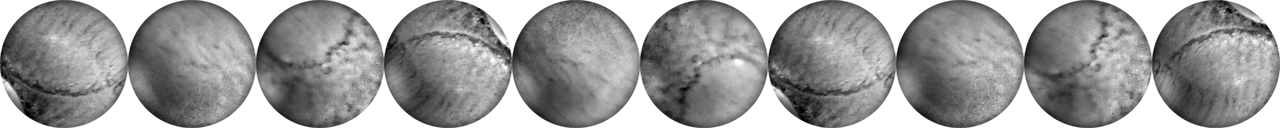
#> input picture web/img/beads.png, 1280 x 128 px
$ python bake_beads.py ../web/img/beads.png out.png out.png
#> lines starting #> are read from the running program, lines starting #| are printed output that depends on the picture; after the words box and inside, x2 and y2 are one past the last pixel; in counts of white or black regions, pixels touching at a corner belong together
"""Bakes the bead sprite sheet from the rosary photo: real wood grain and real lighting,
greyscale, one tile per bead variant. Usage: bake_beads.py photo.jpg out_sheet.png preview.png"""
import sys, math
import numpy as np
from PIL import Image
from scipy import ndimage as ndi
T=128; VARIANTS=10
src=np.asarray(Image.open(sys.argv[1]).convert('L')).astype(float)/255
def disc(cx,cy,r,size):
    """The square around a bead, resampled so the bead's radius r spans the tile."""
    ys,xs=np.mgrid[0:size,0:size]; u=(xs+0.5-size/2)/(size/2); v=(ys+0.5-size/2)/(size/2)
    return ndi.map_coordinates(src,[cy+v*r,cx+u*r],order=3,mode='nearest'),u,v
S=256
# Lighting: the broad light and shade across one whole bead, grain smoothed away.
light,u,v=disc(1845,900,97,S)
rr=np.hypot(u,v); inside=rr<=1
#> after `inside = rr <= 1`:
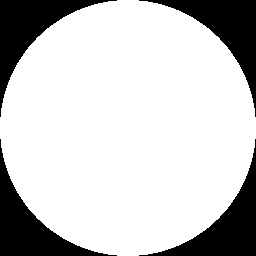
#> inside: shape (256, 256) bool; 78.5% white; 4 black regions, box (x1, y1, x2, y2) and area: (0, 0, 117, 117) 3517, (139, 0, 256, 117) 3517, (0, 139, 117, 256) 3517, (139, 139, 256, 256) 3517
w=(rr<0.93).astype(float)
#> w: shape (256, 256) float64; values 0 (black) and 1 (white), 67.9% white; 1 black region, box (x1, y1, x2, y2) and area: (0, 0, 256, 256) 21008
light=ndi.gaussian_filter(light*w,S*0.07)/np.maximum(ndi.gaussian_filter(w,S*0.07),1e-3)
light*=1-0.35*np.clip((rr-0.80)/0.20,0,1)**2          # the rim turns away from the light
# Grain: fine detail from the middles of three beads, free of their own lighting.
grains=[]
for cx,cy,r,keep in [(1845,900,97,0.86),(1567,498,86,0.84),(1378,625,90,0.74)]:
    g,_,_=disc(cx,cy,r*keep,S)
    low=ndi.gaussian_filter(g,S*0.06)
    grains.append(g/np.maximum(low,1e-3))
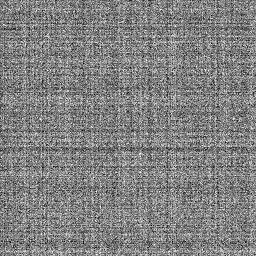
#> g: shape (256, 256) float64; min 7.86e-33, max 7.86e-33, mean 7.86e-33; drawn with min black and max white
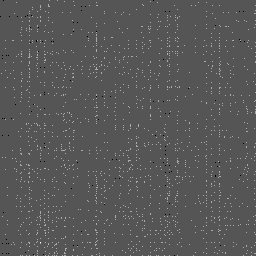
#> low: shape (256, 256) float64; min 7.86e-33, max 7.86e-33, mean 7.86e-33; drawn with min black and max white
#> after the loop, grains = 3 items
tiles=[]
rng=np.random.default_rng(7)
for i in range(VARIANTS):
    g=ndi.rotate(grains[i%3],angle=(i//3)*97+i*31+rng.uniform(0,20),reshape=False,order=3,mode='reflect')
    L=light*(1+(g-1)*1.25)
    tiles.append(L)
#> after the loop, tiles = 10 items
allv=np.concatenate([t[inside] for t in tiles]); mean=allv.mean(); sd=allv.std()
#> after `mean = allv.mean()`: mean = -1.88e-33
#> after `sd = allv.std()`: sd = 1.7e-34
sheet=np.zeros((T,T*VARIANTS,2),np.uint8)
for i,L in enumerate(tiles):
    L=np.clip(0.5+(L-mean)/sd*0.17,0,1)                 # mid-grey on average, modest contrast
    a=np.clip((1-rr)*S/2/2+0.5,0,1)                      # soft edge
    im=Image.merge('LA',[Image.fromarray((L*255).astype(np.uint8)),Image.fromarray((a*255).astype(np.uint8))]).resize((T,T),Image.LANCZOS)
    sheet[:,i*T:(i+1)*T]=np.asarray(im)
#> this loop made 10 passes
Image.fromarray(sheet,'LA').save(sys.argv[2],optimize=True)

# Preview of the ring as the app draws it, in both themes, at three stages.
def ring(f,bg,track,ink,box=840,pad=60):
#> called with f = 0, bg = (45, 53, 59), track = (61, 72, 77), ink = (211, 198, 170), box = 840, pad = 60
    N=27; MARK=1.35; slots=N+MARK+0.15; sa=2*math.pi/slots
    half=box/2; R=half/(1+MARK*0.47*sa); slot=R*sa; d=slot*0.94
    W=box+2*pad; out=np.zeros((W,W,3))+np.array(bg)/255.0; c=W/2
    ys,xs=np.mgrid[0:W,0:W]; rad=np.hypot(xs-c,ys-c); cord=np.clip(1-abs(rad-R)/(d*0.035),0,1)[...,None]
#> after `ys, xs = np.mgrid[0:W, 0:W]`:
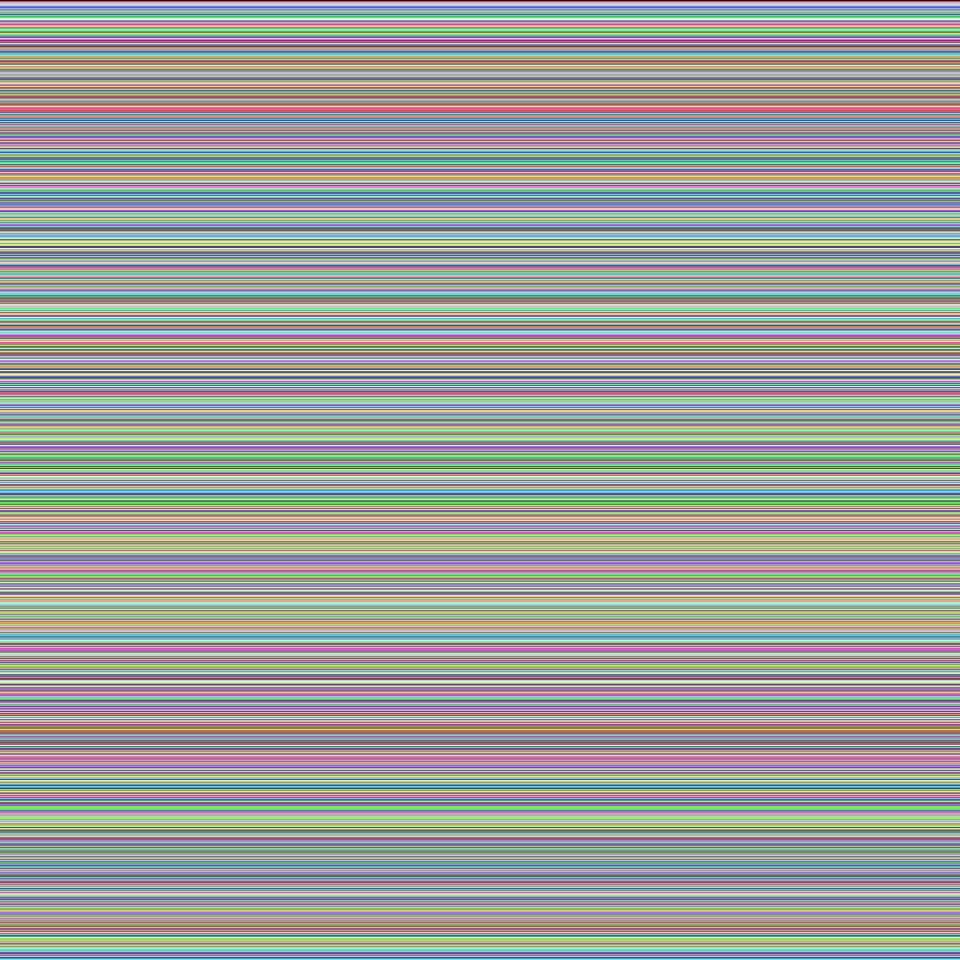
#> ys: shape (960, 960) int64; 960 distinct labels, from 0 to 959; one colour per label, 0 black
    out=out*(1-cord)+np.array(track)/255.0*cord
    def put(i,x,y,dia,col,k,alpha):
        s=max(2,round(dia)); t=np.asarray(Image.fromarray(sheet[:,i*T:(i+1)*T],'LA').resize((s,s),Image.LANCZOS)).astype(float)/255
        L=t[...,0:1]; a=t[...,1:2]*alpha; colr=np.clip(np.array(col)/255.0+k*(L-0.5),0,1)
        x0=round(x-s/2); y0=round(y-s/2); out[y0:y0+s,x0:x0+s]=out[y0:y0+s,x0:x0+s]*(1-a)+colr*a
    cnt=f*N
    for j in range(N):
        ang=-math.pi/2+((MARK+0.15)/2+0.5+j)*sa; x=c+R*math.cos(ang); y=c+R*math.sin(ang)
        put(j%9,x,y,d,track,0.22,1); amt=min(1,max(0,cnt-j))
        if amt>0: put(j%9,x,y,d,ink,0.5,amt)
    put(9,c,c-R,d*MARK,ink if f>=1 else track,0.5 if f>=1 else 0.22,1)
#> in put (call 28), `out[y0:y0 + s, x0:x0 + s] = out[y0:y0 + s, x0:x0 + s] * (1 - a) + colr`:
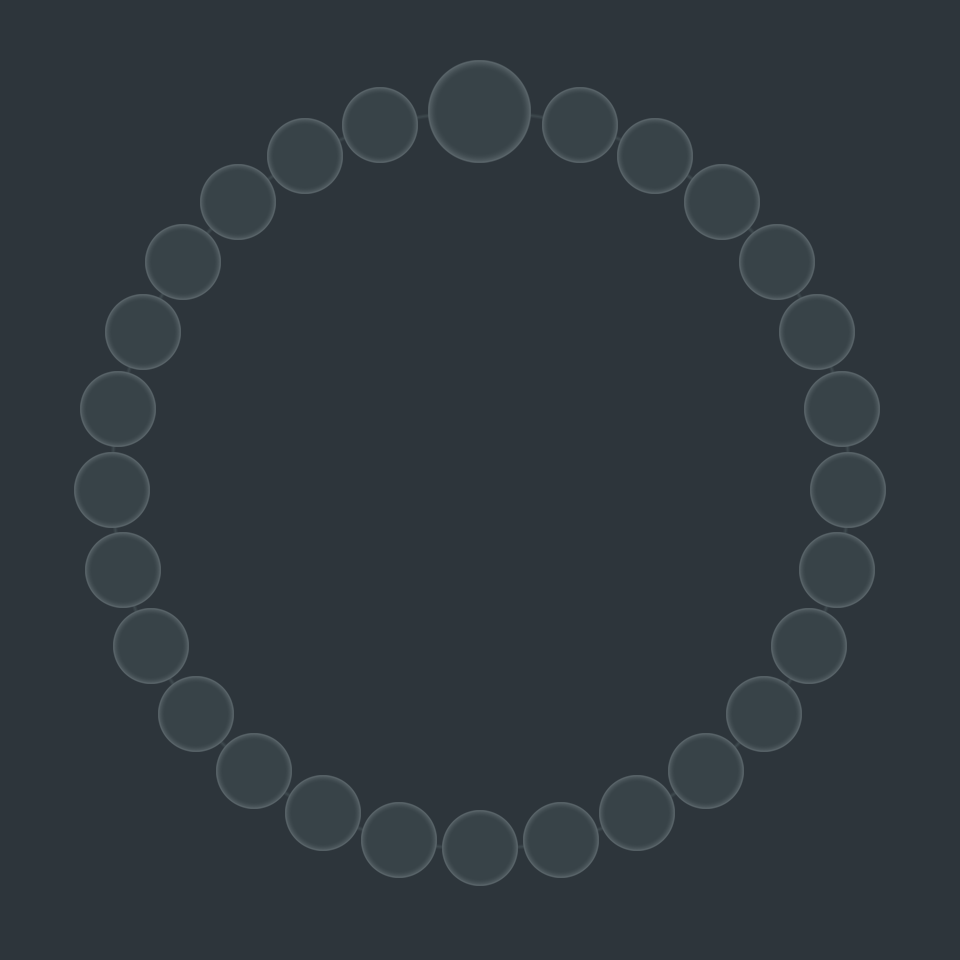
#> out: shape (960, 960, 3) float64; mean of channels 0, 1, 2 0.185, 0.218, 0.241; drawn as R, G, B
    return Image.fromarray((out*255).astype(np.uint8))
dark=((0x2D,0x35,0x3B),(0x3D,0x48,0x4D),(0xD3,0xC6,0xAA)); lightT=((0xD3,0xC6,0xAA),(0xC3,0xB8,0x9F),(0x2D,0x35,0x3B))
rows=[[ring(f,*th) for f in (0,0.4,1)] for th in (dark,lightT)]
#> the loop in ring (call 2), `for j in range(N):` made 27 passes
#> (ang, x, y, amt) on passes 1 to 12: (-1.3, 580.3, 125.4, 1), (-1.07, 655.4, 156, 1), (-0.854, 722, 202.1, 1), (-0.634, 776.9, 261.8, 1), (-0.413, 817.4, 332, 1), (-0.193, 841.6, 409.4, 1), (0.0276, 848.3, 490.2, 1), (0.248, 837.2, 570.5, 1), (0.468, 808.8, 646.4, 1), (0.689, 764.4, 714.2, 1), (0.909, 706.3, 770.8, 0.8), (1.13, 637.2, 813.2, 0)
#> the loop in ring (call 4), `for j in range(N):` made 27 passes
#> (ang, x, y) on passes 1 to 12: (-1.3, 580.3, 125.4), (-1.07, 655.4, 156), (-0.854, 722, 202.1), (-0.634, 776.9, 261.8), (-0.413, 817.4, 332), (-0.193, 841.6, 409.4), (0.0276, 848.3, 490.2), (0.248, 837.2, 570.5), (0.468, 808.8, 646.4), (0.689, 764.4, 714.2), (0.909, 706.3, 770.8), (1.13, 637.2, 813.2)
#> pass 1, in put (call 123), `colr = np.clip(np.array(col) / 255.0 + k * (L - 0.5), 0, 1)`:
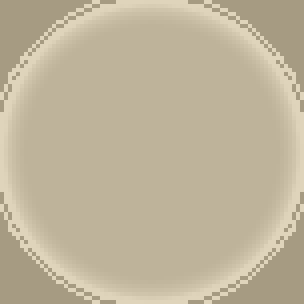
#> colr: shape (76, 76, 3) float64 (shown 4 times larger); mean of channels 0, 1, 2 0.751, 0.708, 0.61; drawn as R, G, B
#> in ring (call 6), `return Image.fromarray((out*255).astype(np.uint8))`:
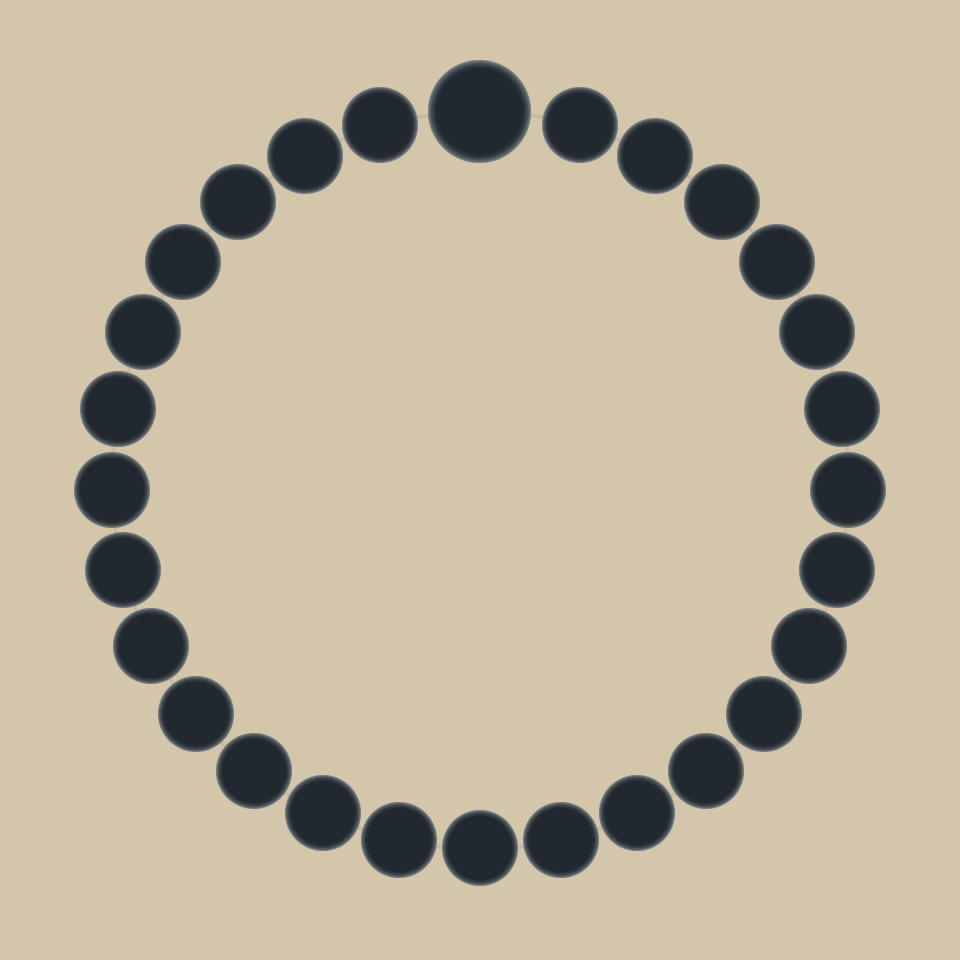
#> returned value: PIL image 960x960 RGB; mean R, G, B 187.3, 177.3, 154.1
w=rows[0][0].width; o=Image.new('RGB',(w*3,w*2))
for r,row in enumerate(rows):
    for i,im in enumerate(row): o.paste(im,(i*w,r*w))
#> this loop made 2 passes
#> r on passes 1 to 2: 0, 1
o.resize((o.width//2,o.height//2),Image.LANCZOS).save(sys.argv[3]); rows[0][1].crop((w//2,0,w,w//2)).save(sys.argv[3].replace('.png','_zoom.png'))

$ run again, on web/img/candle_dish.png
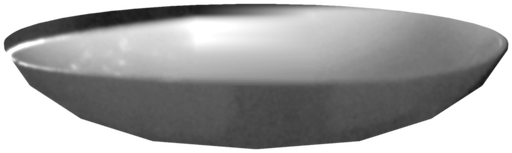
#> input picture web/img/candle_dish.png, 512 x 153 px
#> inside: shape (256, 256) bool; 78.5% white; 4 black regions, box (x1, y1, x2, y2) and area: (0, 0, 117, 117) 3517, (139, 0, 256, 117) 3517, (0, 139, 117, 256) 3517, (139, 139, 256, 256) 3517
#> w: shape (256, 256) float64; values 0 (black) and 1 (white), 67.9% white; 1 black region, box (x1, y1, x2, y2) and area: (0, 0, 256, 256) 21008
#> after the loop `for cx,cy,r,keep in [(1845,900,97,0.86),(1567,498,86,0.84),(1378,625,9..`:
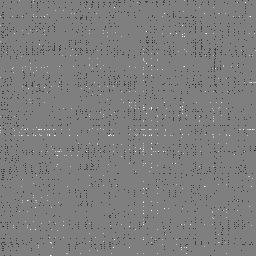
#> low: shape (256, 256) float64; min 0.102, max 0.102, mean 0.102; drawn with min black and max white
#> after the loop `for cx,cy,r,keep in [(1845,900,97,0.86),(1567,498,86,0.84),(1378,625,9..`: grains = 3 items
#> after the loop `for i in range(VARIANTS):`: tiles = 10 items
#> mean = 0.0974
#> sd = 0.00883
#> the loop `for i,L in enumerate(tiles):` made 10 passes
#> ys: shape (960, 960) int64; 960 distinct labels, from 0 to 959
#> the loop in ring (call 2), `for j in range(N):` made 27 passes
#> (ang, x, y, amt) on passes 1 to 8: (-1.3, 580.3, 125.4, 1), (-1.07, 655.4, 156, 1), (-0.854, 722, 202.1, 1), (-0.634, 776.9, 261.8, 1), (-0.413, 817.4, 332, 1), (-0.193, 841.6, 409.4, 1), (0.0276, 848.3, 490.2, 1), (0.248, 837.2, 570.5, 1)
#> cnt = 10.8
#> the loop in ring (call 5), `for j in range(N):` made 27 passes
#> (ang, x, y) on pass 1: (-1.3, 580.3, 125.4)
#> in ring (call 5), `return Image.fromarray((out*255).astype(np.uint8))`:
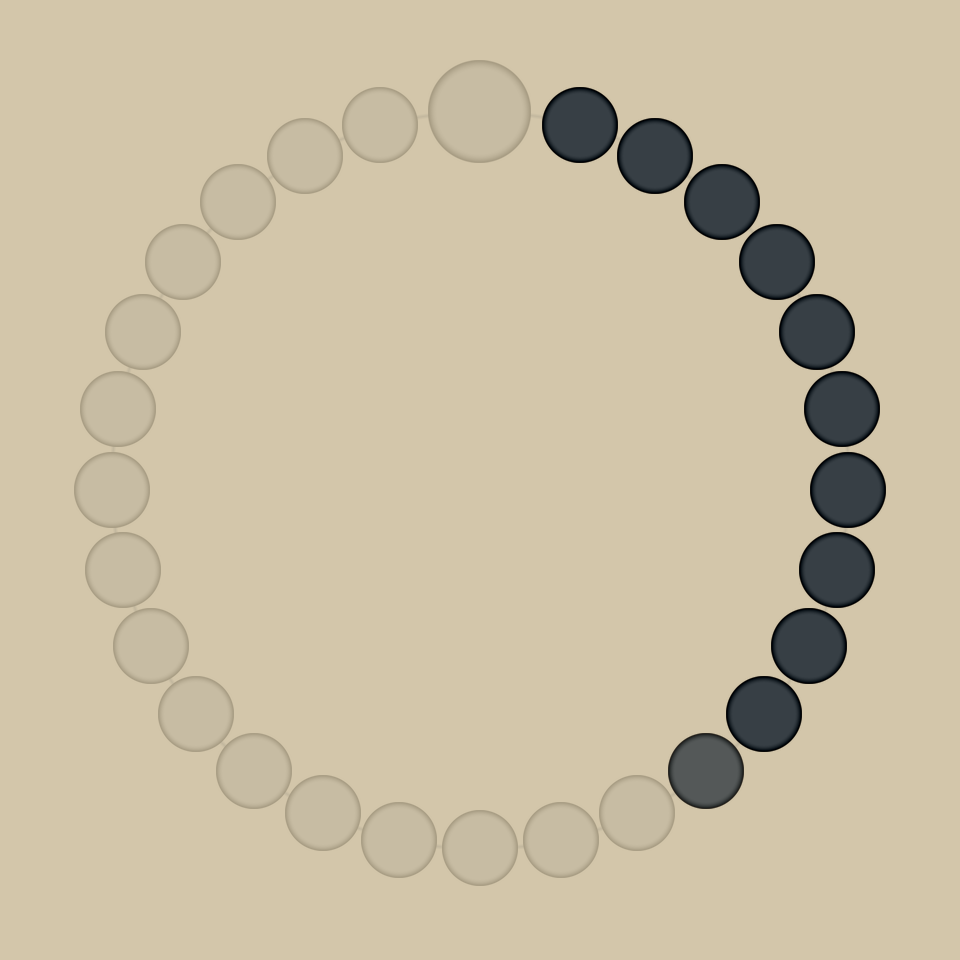
#> returned value: PIL image 960x960 RGB; mean R, G, B 200.7, 188.9, 163
#> the loop `for r,row in enumerate(rows):` made 2 passes
#> r on passes 1 to 2: 0, 1
